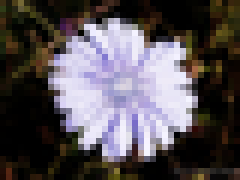
%> input picture flowerTiles/009.png, 40 x 30 px (shown 6 times larger); its folder holds only this picture in this run
$ octave CreateMosaic.m   (GNU Octave 9; MATLAB toolbox functions it lacks are replaced by stand-ins)
%> lines starting %> are read from the running program, lines starting %| are printed output that depends on the picture
### GetTiles.m
function [ tiles ] = GetTiles( directory, imageType )
%> called with directory = 'flowerTiles', imageType = 'png'
% GetTiles loads all image files from the specified directory that match
% the imageType file extension and returns them in a cell array structure.
% Valid values for imageType are bmp,gif,jpg,jpeg,png,tif,tiff
%
% To pick up all the .png files from a directory called images use:
% tiles = GetTiles('images','png')
%
% If no tiles were found an error message is displayed and an empty cell
% array returned.
% Author: Peter Bier

% check the imageType is valid
validFormats = 'bmp,gif,jpg,jpeg,png,tif,tiff';
if( length(imageType) < 3 || length(strfind(imageType,',')) > 0 || ...
    length(strfind(validFormats, imageType)) == 0  )
    disp('ERROR: you did not specify a valid image format');
    disp('Here is a list of valid image formats:')
    disp(validFormats);
    tiles = {};
    return;
end

% grab a list of all files in the directory that match the specified
% imageType file extension
listing = dir([directory '/*.' imageType]);
n = size(listing,1);

% we need at least one file in the directory
if n < 1
    disp('ERROR: No files read');
    disp(['Please check the directory ' directory ' exists and that it']);
    disp(['contains image files with a .' imageType ' file extension.'])
    tiles = {};
else
    disp(['Loading ' num2str(n) ' tiles']);
    for i =1:n
        imageName = listing(i).name;
        tiles{i} = imread([directory '/' imageName],imageType);
    end
end

end

### GetAverageRGB.m
function [r g b] = GetAverageRGB(img)
%GetAverageRGB will find the average amount of red, green and blue in an
%image.
%   Input:
%       img = A 3D array containing an RGB image.
%   Output:
%       r = The average amount of red in the image supplied.
%       g = The average amount of green in the image supplied.
%       b = The average amount of blue in the image supplied.

%Author: MAHNAC

%Calculate the number of rows, columns and colours in the image supplied to
%determine how large the image is.
[rows, cols, colours] = size(img);

%Initialise the counting variables that we will use in the following loop.
rTotal = 0;
gTotal = 0;
bTotal = 0;

%Loop through all of the rows and columns in the image supplied and sum the
%total red, green and blue values.
for i=1:rows
    for j=1:cols
        rTotal = rTotal + double(img(i,j,1));
        gTotal = gTotal + double(img(i,j,2));
        bTotal = bTotal + double(img(i,j,3));
    end
end

%Calculate the average amount of red, green and blue across all
%pixels in the image.
r = round(rTotal/(rows*cols));
g = round(gTotal/(rows*cols));
b = round(bTotal/(rows*cols));

end

### GetTileAverages.m
function [avg] = GetTileAverages(tiles)
%GetTileAverages will find the average amount of red, green and blue for
%all of the tiles contained within a 1D cell array.
%   Input:
%       tiles: A 1 dimensional cell array containing a list of tiles.
%   Output:
%       avg: A 2 dimensional numerical array where each row corresponds to
%       a different tile and columns 1 through 3 represent the amount of
%       red green and blue respectively in each tile.

%Author: MAHNAC

%Initiate the loop that will loop through the "tiles" cell array and
%produce a corresponding output with average red, green and blue values in
%each row of the "avg" array.
for i=1:length(tiles)
        currentTile = tiles{i};
        [avg(i,1), avg(i,2), avg(i,3)] = GetAverageRGB(currentTile);
end
end

### GetGrid.m
function [imgArray] = GetGrid(image, tilesAcross, tileHeight, tileWidth)
%GetGrid will split an image up into a specified grid.
%   Inputs:
%       img = The image that will be broken down into tiles.
%       tilesAcross = The number of tiles that will go across the image.
%       tileHeight = The height of each tile.
%       tileWidth = The width of each tile.
%   Outputs:
%       imgArray = The cell array of the individual tiles that have been
%       created from the img input.

%Author: MAHNAC

%Work out the height, width and amount of colours in the image.
[imgHeight, imgWidth, colours] = size(image);

%Calculate the dimensions of the cells that we will use to break up the
%main image by calling the GetGridDimensions function.
[tilesDown, cellHeight, cellWidth] = GetGridDimensions(tilesAcross,...
    imgHeight, imgWidth, tileHeight, tileWidth);

%Initiate nested for loops that will step through the cell array "imgArray"
%and copy the corresponding cell from the main image "img" by calling the
%GetSubimage function.
for i=1:tilesDown
    for j=1:tilesAcross
        imgArray{i,j} = GetSubimage(image,(1+(i-1)*cellHeight):(i*cellHeight),...
            (1+(j-1)*cellWidth):(j*cellWidth));
    end
end
end

### GetGridDimensions.m
function [tilesDown, cellHeight, cellWidth] = GetGridDimensions...
    (tilesAcross, imgHeight, imgWidth, tileHeight, tileWidth)
%GetGridDimensions will return all of the data necessary to create a grid
%that best approximates the original proportions of the tile images.
%   Inputs:
%       tilesAcross = The number of tiles that will go across the image.
%       imgHeight = The height of the image to create the grid for.
%       imgWidth = The width of the image to create the grid for.
%       tileHeight = The height of the tiles that we will use.
%       tileWidth =  The width of the tiles that we will use.
%   Outputs:
%       tilesDown = The number of tiles that will go down the page.
%       cellHeight = The height of each cell on the grid.
%       cellWidth = The width of each cell on the grid.

%Author: MAHNAC

%Calculate the cellWidth then round downwards.
cellWidth = floor(imgWidth/tilesAcross);

%Calculate the cellHeight then round to the nearest whole value. By
%rounding to the nearest whole value and not downwards we preserve, to a
%closer degree, the proportions of the tiles.
cellHeight = round(cellWidth*(tileHeight/tileWidth));

%Calculate the number of tiles that will be going downwards.
tilesDown = floor(imgHeight/cellHeight);

end

### GetGridAverages.m
function [array] = GetGridAverages(cells)
%GetGridAverages Computes the average RGB values for each cell in a cell
%array.
%   Input:
%       cells = A cell array containing our main image split up into cells.
%   Output:
%       array = A 3 dimensional array that contains the average RGB values
%       for each of the cells.

%Author: MAHNAC

%Calculate how many rows and how many columns exist within the cell array.
[rows, cols] = size(cells);

%Begin the for loop that will step through the cell array and create a 3
%dimensional array for every value in the cell array, containing average
%RGB values.
for i=1:rows
    for j=1:cols
        [array(i,j,1),array(i,j,2),array(i,j,3)] = GetAverageRGB(cells...
            {i,j});
    end
end

end

### GetBestTiles.m
function [tileIndex] = GetBestTiles(gridAverages, tile)
%GetBestTile will return the best tiles to use to fill the grids that have
%been created over our original image.
%   Inputs:
%       gridAverages = A 3 dimensional array that contains the average RGB
%       values for each of the cells that have been created over the
%       original image.
%       tile = A 2 dimensional numerical array where each row corresponds
%       to the average red, green and blue values for a tile.
%   Output:
%       tileIndex = The index number of the tile that should be used in the
%       place of the grid cell.

%Author: MAHNAC

%Calculate the number of rows and the number of columns in both the grid
%and the tile inputs to the function.
[rowsGrid, colsGrid, coloursGrid] = size(gridAverages);
[rowsTile, colsTile, coloursTile] = size(tile);

%Initialise the loop through the rows and columns of the grid.
for i=1:rowsGrid
    for j=1:colsGrid
        %Find the red, green and blue values for each of the tiles on
        %the grid.
        rSub = gridAverages(i,j,1);
        gSub = gridAverages(i,j,2);
        bSub = gridAverages(i,j,3);

        %Loop through the rows of a tile to find the average red, green and
        %blue values.
        for k=1:rowsTile
            %Apply the supplied algorithm (written by Peter Bier) to a
            %temporary variable mTemp.
            mTemp(k) = abs(tile(k,1)-rSub) + abs(tile(k,2)-gSub) + ...
                abs(tile(k,3)-bSub);
        end
        %Extract the lowest index value of the minimum value for mTemp and
        %apply it to the correct position in the tileIndex array.
        [minimum,tileIndex(i,j)] = min(mTemp);
    end
end
end

### AssembleMosaic.m
function [mosaic] = AssembleMosaic(index,images)
%AssembleMosaic will take the index of images and put them
%together to return the final assembled mosaic as an RGB image.
%   Input:
%       index = A 2 dimensional array containing the index of the best
%       tile to select.
%       images = A 1 dimensional cell array containing the RGB images for
%       the tiles.
%   Output:
%       mosaic = The final assembled mosaic as a 3 dimensional RGB image.

%Author: MAHNAC

%Find the number of rows and the number of columns corresponding to the
%number of tiles in the final image.
[rows, cols] = size(index);

%Piece together the mosaic by arranging the flower tiles in the correct
%positions in a cell array. Note: this cell array is not the final 3D array
%that we will use to create our image.
for i=1:rows
    for j=1:cols
        mosaic{i,j} = images{index(i,j)};
    end
end

%Transform the mosaic cell array into the final 3D matrix that represents
%our image.
mosaic = cell2mat(mosaic);

end

### CreateMosaic.m
% Create a mosaic using the following algorithm to create a photomosaic
%
% 1. Read in a list of tiles (small images or "thumb nails")
% 2. Calculate the average RGB values for each tile
% 3. Read in an image to create a mosaic for
% 4. Make a grid over the image
% 5. For each cell on the grid calculate the average RGB values
% 6. For each cell on the grid find the closest match from the list
%    of tiles
% 7. Assemble the matched tiles together into an image
%
% Note that only the GetTiles function is supplied, the remaining
% functions will need to be implemented by you.
% See the project document for more detailed information.
% Author: Peter Bier
clear

% Read in library of tiles from specified image directory
% using the supplied GetTiles function
% Note you can download two directorys of tile images from cecil
% The flowerTiles directory contains 500 flower images in png format,
% all of which are 30 pixels high and 40 pixels wide
% (Note these were sourced from flickr, a website for sharing photos)
% The colourTiles directory contains 5 solid colour images in png format,
% all of which are 30 pixels high and 30 pixels wide
 tiles = GetTiles('flowerTiles','png');
%> tiles = 1 item

% Figure out the average RGB values for all tiles in the library
tileAverages = GetTileAverages(tiles);
%> the loop in GetTileAverages, `for i=1:length(tiles)` made 1 pass
%> (rows in GetAverageRGB, cols in GetAverageRGB, colours in GetAverageRGB, r in GetAverageRGB, g in GetAverageRGB) on pass 1: (30, 40, 3, 87, 80)
%> after the loop in GetTileAverages, `for i=1:length(tiles)`: avg = [87 80 85]
%> tileAverages = [87 80 85]

% Determine tile size by extracting the first tile
[tileHeight,tileWidth,tileColours] = size(tiles{1});
%> tileHeight = 30; tileWidth = 40; tileColours = 3

% Read in an image to create a mosaic for
% When debugging you may like to hardcode a test image name to save you
% typing in the name each time. For example you could have the line:
% imageName = 'mandrill.png';
% Note that mandrill.png contains a very famous image of a Mandrill (which is
% a type of monkey).  This image is frequently used as a standard test image
% for image processing algorithms within the computer graphics community
imageName = input('Please enter the filename of an image to create a mosaic for: ','s');
%> the answer given: flowerTiles/009.png
M = imread(imageName);
%> M is the input picture: size 30x40x3 uint8; mean R, G, B 86.5, 80.4, 84.6

% Get the number of tiles to go across the grid
numberOfTilesAcrossGrid = input('How many tiles do you want across the image? ');
%> the answer given: 3
tic
% Construct a grid of images
gridImages = GetGrid(M,numberOfTilesAcrossGrid,tileHeight,tileWidth);
%> in GetGridDimensions, `cellHeight = round(cellWidth*(tileHeight/tileWidth));`: cellHeight = 10
%> in GetGridDimensions, `tilesDown = floor(imgHeight/cellHeight);`: tilesDown = 3
%> in GetGrid, `[tilesDown, cellHeight, cellWidth] = GetGridDimensions(tilesAcross, im..`: cellHeight = 10; cellWidth = 13
%> the loop in GetGrid, `for i=1:tilesDown` made 3 passes
%> after the loop in GetGrid, `for i=1:tilesDown`: imgArray = 9 items
%> gridImages = 9 items

% Calculate array of averages for grid,
% i.e. average colour values for each cell (subimage) in the grid
gridAverages = GetGridAverages(gridImages);
%> in GetGridAverages, `[rows, cols] = size(cells);`: rows = 3
%> the loop in GetGridAverages, `for i=1:rows` made 3 passes

% Find best tile for each image, based on the average RGB values
bestTiles = GetBestTiles(gridAverages,tileAverages);
%> in GetBestTiles, `[rowsTile, colsTile, coloursTile] = size(tile);`: rowsTile = 1; colsTile = 3; coloursTile = 1
%> the loop in GetBestTiles, `for i=1:rowsGrid` made 3 passes
%> after the loop in GetBestTiles, `for i=1:rowsGrid`: tileIndex = [1 1 1; 1 1 1; 1 1 1]
%> bestTiles = [1 1 1; 1 1 1; 1 1 1]

% Assemble complete mosaic from the array of bestTiles
Mosaic = AssembleMosaic(bestTiles,tiles);
%> the loop in AssembleMosaic, `for i=1:rows` made 3 passes
%> after the loop in AssembleMosaic, `for i=1:rows`: mosaic = 9 items
%> in AssembleMosaic, `mosaic = cell2mat(mosaic);`:
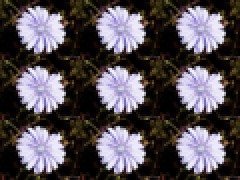
%> mosaic: size 90x120x3 uint8 (shown 2 times larger); mean R, G, B 86.5, 80.4, 84.6

% Write the mosaic to a jpg file
imwrite(Mosaic,'mosaic.jpg');

% Display the Mosaic to the screen
figure(1)
% Note if you have the Matlab Image Processing Toolkit as part of your
% Matlab installation you can use imshow(Mosaic) in place of the three lines
% of code below, which will display your image in a more elegant fashion
image(Mosaic);
axis equal
set(gca,'Color',get(gcf,'Color')) % set axes color to figure color
toc


$ run again, on flowerTiles/027.png
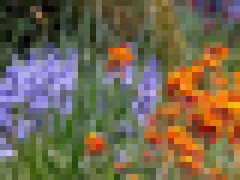
%> input picture flowerTiles/027.png, 40 x 30 px (shown 6 times larger)
%> tiles = 1 item
%> the loop in GetTileAverages, `for i=1:length(tiles)` made 1 pass
%> (rows in GetAverageRGB, cols in GetAverageRGB, colours in GetAverageRGB, r in GetAverageRGB, g in GetAverageRGB) on pass 1: (30, 40, 3, 115, 103)
%> after the loop in GetTileAverages, `for i=1:length(tiles)`: avg = [115 103 80]
%> tileHeight = 30; tileWidth = 40; tileColours = 3
%> M is the input picture: size 30x40x3 uint8; mean R, G, B 115.4, 102.8, 79.6
%> in GetGridDimensions, `cellHeight = round(cellWidth*(tileHeight/tileWidth));`: cellHeight = 10
%> in GetGridDimensions, `tilesDown = floor(imgHeight/cellHeight);`: tilesDown = 3
%> in GetGrid, `[tilesDown, cellHeight, cellWidth] = GetGridDimensions(tilesAcross, im..`: cellHeight = 10; cellWidth = 13
%> the loop in GetGrid, `for i=1:tilesDown` made 3 passes
%> after the loop in GetGrid, `for i=1:tilesDown`: imgArray = 9 items
%> in GetGridAverages, `[rows, cols] = size(cells);`: rows = 3
%> the loop in GetGridAverages, `for i=1:rows` made 3 passes
%> rowsTile = 1; colsTile = 3; coloursTile = 1
%> the loop in GetBestTiles, `for i=1:rowsGrid` made 3 passes
%> after the loop in GetBestTiles, `for i=1:rowsGrid`: tileIndex = [1 1 1; 1 1 1; 1 1 1]
%> the loop in AssembleMosaic, `for i=1:rows` made 3 passes
%> after the loop in AssembleMosaic, `for i=1:rows`: mosaic = 9 items
%> in AssembleMosaic, `mosaic = cell2mat(mosaic);`:
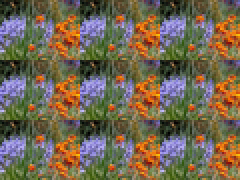
%> mosaic: size 90x120x3 uint8 (shown 2 times larger); mean R, G, B 115.4, 102.8, 79.6

$ run again, on flowerTiles/029.png
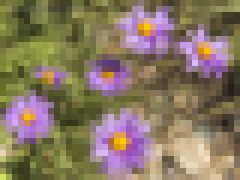
%> input picture flowerTiles/029.png, 40 x 30 px (shown 6 times larger)
%> tiles = 1 item
%> the loop in GetTileAverages, `for i=1:length(tiles)` made 1 pass
%> (rows in GetAverageRGB, cols in GetAverageRGB, colours in GetAverageRGB, r in GetAverageRGB, g in GetAverageRGB) on pass 1: (30, 40, 3, 136, 120)
%> after the loop in GetTileAverages, `for i=1:length(tiles)`: avg = [136 120 99]
%> tileHeight = 30; tileWidth = 40; tileColours = 3
%> M is the input picture: size 30x40x3 uint8; mean R, G, B 136, 119.6, 98.7
%> in GetGridDimensions, `cellHeight = round(cellWidth*(tileHeight/tileWidth));`: cellHeight = 10
%> in GetGridDimensions, `tilesDown = floor(imgHeight/cellHeight);`: tilesDown = 3
%> in GetGrid, `[tilesDown, cellHeight, cellWidth] = GetGridDimensions(tilesAcross, im..`: cellHeight = 10; cellWidth = 13
%> the loop in GetGrid, `for i=1:tilesDown` made 3 passes
%> after the loop in GetGrid, `for i=1:tilesDown`: imgArray = 9 items
%> in GetGridAverages, `[rows, cols] = size(cells);`: rows = 3
%> the loop in GetGridAverages, `for i=1:rows` made 3 passes
%> rowsTile = 1; colsTile = 3; coloursTile = 1
%> the loop in GetBestTiles, `for i=1:rowsGrid` made 3 passes
%> after the loop in GetBestTiles, `for i=1:rowsGrid`: tileIndex = [1 1 1; 1 1 1; 1 1 1]
%> the loop in AssembleMosaic, `for i=1:rows` made 3 passes
%> after the loop in AssembleMosaic, `for i=1:rows`: mosaic = 9 items
%> in AssembleMosaic, `mosaic = cell2mat(mosaic);`:
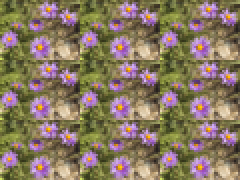
%> mosaic: size 90x120x3 uint8 (shown 2 times larger); mean R, G, B 136, 119.6, 98.7

$ run again, on flowerTiles/032.png
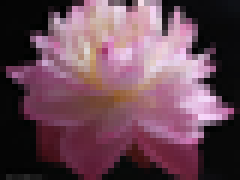
%> input picture flowerTiles/032.png, 40 x 30 px (shown 6 times larger)
%> tiles = 1 item
%> the loop in GetTileAverages, `for i=1:length(tiles)` made 1 pass
%> (rows in GetAverageRGB, cols in GetAverageRGB, colours in GetAverageRGB, r in GetAverageRGB, g in GetAverageRGB) on pass 1: (30, 40, 3, 106, 73)
%> after the loop in GetTileAverages, `for i=1:length(tiles)`: avg = [106 73 86]
%> tileHeight = 30; tileWidth = 40; tileColours = 3
%> M is the input picture: size 30x40x3 uint8; mean R, G, B 105.6, 72.9, 86.2
%> in GetGridDimensions, `cellHeight = round(cellWidth*(tileHeight/tileWidth));`: cellHeight = 10
%> in GetGridDimensions, `tilesDown = floor(imgHeight/cellHeight);`: tilesDown = 3
%> in GetGrid, `[tilesDown, cellHeight, cellWidth] = GetGridDimensions(tilesAcross, im..`: cellHeight = 10; cellWidth = 13
%> the loop in GetGrid, `for i=1:tilesDown` made 3 passes
%> after the loop in GetGrid, `for i=1:tilesDown`: imgArray = 9 items
%> in GetGridAverages, `[rows, cols] = size(cells);`: rows = 3
%> the loop in GetGridAverages, `for i=1:rows` made 3 passes
%> rowsTile = 1; colsTile = 3; coloursTile = 1
%> the loop in GetBestTiles, `for i=1:rowsGrid` made 3 passes
%> after the loop in GetBestTiles, `for i=1:rowsGrid`: tileIndex = [1 1 1; 1 1 1; 1 1 1]
%> the loop in AssembleMosaic, `for i=1:rows` made 3 passes
%> after the loop in AssembleMosaic, `for i=1:rows`: mosaic = 9 items
%> in AssembleMosaic, `mosaic = cell2mat(mosaic);`:
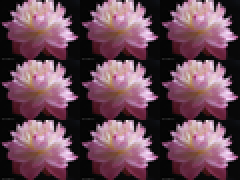
%> mosaic: size 90x120x3 uint8 (shown 2 times larger); mean R, G, B 105.6, 72.9, 86.2

$ run again, on flowerTiles/012.png
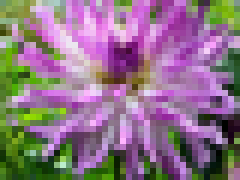
%> input picture flowerTiles/012.png, 40 x 30 px (shown 6 times larger)
%> tiles = 1 item
%> the loop in GetTileAverages, `for i=1:length(tiles)` made 1 pass
%> (rows in GetAverageRGB, cols in GetAverageRGB, colours in GetAverageRGB, r in GetAverageRGB, g in GetAverageRGB) on pass 1: (30, 40, 3, 142, 115)
%> after the loop in GetTileAverages, `for i=1:length(tiles)`: avg = [142 115 134]
%> tileHeight = 30; tileWidth = 40; tileColours = 3
%> M is the input picture: size 30x40x3 uint8; mean R, G, B 141.7, 115.4, 133.7
%> in GetGridDimensions, `cellHeight = round(cellWidth*(tileHeight/tileWidth));`: cellHeight = 10
%> in GetGridDimensions, `tilesDown = floor(imgHeight/cellHeight);`: tilesDown = 3
%> in GetGrid, `[tilesDown, cellHeight, cellWidth] = GetGridDimensions(tilesAcross, im..`: cellHeight = 10; cellWidth = 13
%> the loop in GetGrid, `for i=1:tilesDown` made 3 passes
%> after the loop in GetGrid, `for i=1:tilesDown`: imgArray = 9 items
%> in GetGridAverages, `[rows, cols] = size(cells);`: rows = 3
%> the loop in GetGridAverages, `for i=1:rows` made 3 passes
%> rowsTile = 1; colsTile = 3; coloursTile = 1
%> the loop in GetBestTiles, `for i=1:rowsGrid` made 3 passes
%> after the loop in GetBestTiles, `for i=1:rowsGrid`: tileIndex = [1 1 1; 1 1 1; 1 1 1]
%> the loop in AssembleMosaic, `for i=1:rows` made 3 passes
%> after the loop in AssembleMosaic, `for i=1:rows`: mosaic = 9 items
%> in AssembleMosaic, `mosaic = cell2mat(mosaic);`:
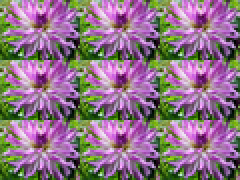
%> mosaic: size 90x120x3 uint8 (shown 2 times larger); mean R, G, B 141.7, 115.4, 133.7
